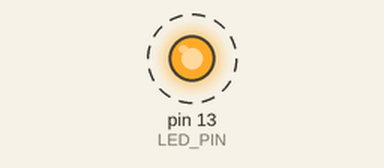
Simulated run of this sketch. Board: Arduino Leonardo, built with avr-gcc and run on an emulated ATmega32U4. Shown: output pins drawn as LEDs (lit = HIGH). Dashed ring = blinking. What the sketch prints to the serial monitor is not drawn.

Above: at 0.2 s.
Timing chart, 0 to 3.0 s (numbered marks = the images above):
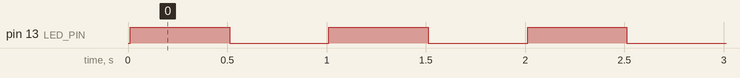

The sketch:

diag_01_blink.ino
```cpp
/*
 * diag_01_blink  --  Stage A bring-up #1 (Rozna Arduino Thermometer)
 *
 * Goal: confirm the Leonardo is alive, can be flashed, and that the USB
 * Serial link works. Nothing else is touched.
 *
 * Wiring: none. Uses the on-board "L" LED (pin 13).
 * Serial: 9600 baud.
 *
 * ---- PASS looks like ----
 *   - The on-board LED marked "L" (next to pin 13) blinks at ~1 Hz.
 *   - Serial Monitor @ 9600 prints the banner, then "tick N" once per
 *     second with N counting up forever.
 *
 * ---- If it FAILS ----
 *   - Upload error / no port: hold nothing, just double-tap RESET right as
 *     the IDE says "Uploading" (Leonardo bootloader window is short), and
 *     make sure the board is selected as "Arduino Leonardo".
 *   - LED blinks but no Serial text: the Monitor must be opened AFTER upload
 *     and set to 9600 baud; on Leonardo the port number can change on reset.
 */

#define LED_PIN 13

void setup() {
  pinMode(LED_PIN, OUTPUT);
  Serial.begin(9600);
  // Leonardo USB-Serial takes a moment to enumerate. Wait a little, but do
  // NOT block forever, so the LED still blinks with no Serial Monitor open.
  unsigned long t0 = millis();
  while (!Serial && millis() - t0 < 3000) { }
  Serial.println(F("=== diag_01_blink ==="));
  Serial.println(F("Board alive. LED on pin 13 should blink ~1 Hz."));
}

unsigned long tick = 0;

void loop() {
  digitalWrite(LED_PIN, HIGH);
  delay(500);
  digitalWrite(LED_PIN, LOW);
  delay(500);
  Serial.print(F("tick "));
  Serial.println(tick++);
}
```

Measured:
- by itself, pin 13 (LED_PIN): alternates HIGH for 0.50 s and LOW for 0.50 s
